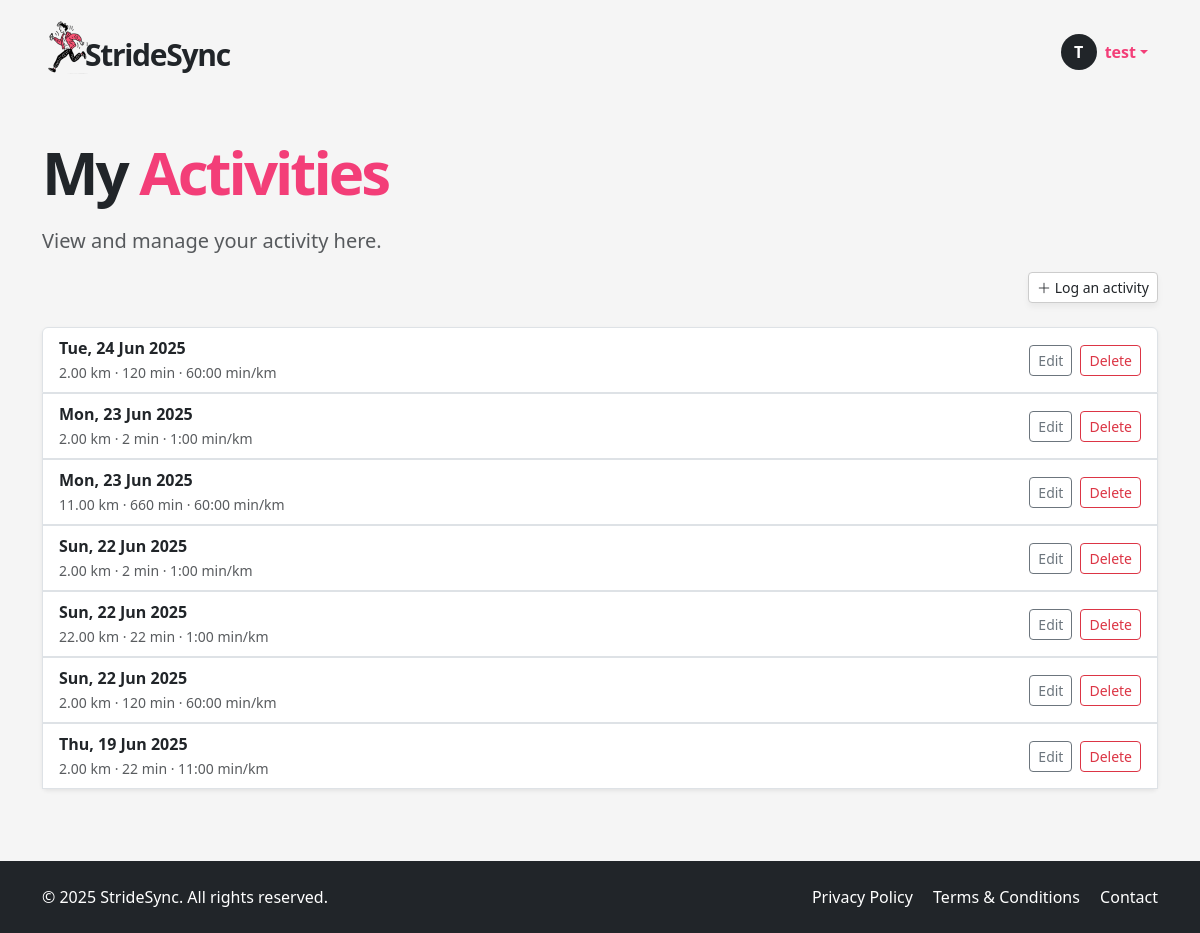
/my-activities (signed in), run on the app's committed database.
### app/models.py (models this page shows, shortened)
class User(UserMixin, db.Model):
    __tablename__ = "users"
    id = sa.Column(sa.Integer, primary_key=True)
    email = sa.Column(sa.String(120), unique=True, nullable=False, index=True)
    password_hash = sa.Column(sa.String(256))
    username = sa.Column(sa.String(64), unique=True, nullable=False, index=True)
    role = sa.Column(sa.Enum(UserRole), default=UserRole.USER, nullable=False)
    is_verified = sa.Column(sa.Boolean, default=False)
    verification_token = sa.Column(sa.String(128), nullable=False, default=lambda: secrets.token_urlsafe(32))
    unit_preference = Column(String(2), default='km')  # 'km' or 'mi'
    notify_group_activity = Column(Boolean, default=True)
    is_public_profile = Column(Boolean, default=False)
    reset_token = db.Column(db.String, nullable=True)
    reset_token_expiry = db.Column(db.DateTime, nullable=True)
    runs = so.relationship("Run", back_populates="user", cascade="all, delete-orphan")
    groups = so.relationship("Group", secondary=user_groups, back_populates="members")
    admin_of_groups = so.relationship("Group", secondary=group_admins, back_populates="admins")

class Run(db.Model):
    __tablename__ = "runs"
    id = sa.Column(sa.Integer, primary_key=True)
    date = sa.Column(sa.DateTime(timezone=True), index=True)
    distance = sa.Column(Numeric(precision=8, scale=2))  # replaces sa.Integer
    time = sa.Column(sa.Integer)      # seconds (duration)
    pace = sa.Column(sa.Integer)      # seconds per km
    user_id = sa.Column(sa.Integer, sa.ForeignKey("users.id"), index=True)
    user = so.relationship("User", back_populates="runs")
    groups = so.relationship("Group", secondary=run_groups, back_populates="runs")

### app/routes.py (the view)
@app.route('/my-activities')
@login_required
def my_activities():
    runs = db.session.scalars(
        sa.select(Run).where(Run.user_id == current_user.id).order_by(Run.date.desc())
    ).all()
    form = LogActivityForm()
    form.groups.choices = [(g.id, g.name) for g in current_user.groups]
    edit_form = EditRunForm()
    edit_form.groups.choices = [(g.id, g.name) for g in current_user.groups]
    delete_form = DeleteRunForm()
    return render_template(
        "my_activities.html",
        runs=runs,
        form=form,
        edit_form=edit_form,
        delete_form=delete_form,
        user=current_user
    )

### app/models.py (called while the page is built)
@login.user_loader
def load_user(id):
    return db.session.get(User, int(id))

### app/templates/my_activities.html (shortened to what this page needs)
{% extends "base.html" %}
{% block content %}
<section class="py-5">
  <div class="container">
    <h1 class="display-4 fw-bold mb-4 hero-title">My <span>Activities</span></h1>
    <p class="lead text-muted ">View and manage your activity here.</p>
    <div class="mb-4 justify-content-end d-flex">
      <a href="#" class="btn btn-soft btn-sm" data-bs-toggle="modal" data-bs-target="#logActivityModal">
          <i class="bi bi-plus-lg"></i> Log an activity
        </a>
    </div>
    {% if runs %}
    <div class="list-group shadow-sm">
      {% for run in runs %}
        <div class="list-group-item d-flex justify-content-between align-items-center">
          <div>
            <strong>{{ run.date.strftime('%a, %d %b %Y') }}</strong><br>
            <small class="text-muted">
              {{ run.distance }} km · {{ run.time // 60 }} min ·
              {{ "%d:%02d" % (run.pace // 60, run.pace % 60) }} min/km
            </small>
          </div>
          <div class="d-flex gap-2">
            <button class="btn btn-sm btn-outline-secondary" data-bs-toggle="modal" data-bs-target="#editRunModal{{ run.id }}">Edit</button>
            <button class="btn btn-sm btn-outline-danger" data-bs-toggle="modal" data-bs-target="#deleteRunModal{{ run.id }}">Delete</button>
          </div>
        </div>
                    {% set selected_group_ids = run.groups | map(attribute='id') | list %}
      {% endfor %}
    </div>
    {% else %}
      <p class="text-muted">No runs logged yet. Start by adding a new one.</p>
    {% endif %}
  </div>
</section>
{% endblock %}

### app/templates/base.html (shortened to what this page needs)
<!DOCTYPE html>
<html lang="en">
<head>
  <link href="https://cdn.jsdelivr.net/npm/bootstrap@5.3.6/dist/css/bootstrap.min.css" rel="stylesheet">
  <link href="https://cdn.jsdelivr.net/npm/bootstrap-icons@1.10.5/font/bootstrap-icons.css" rel="stylesheet">
  <link rel="stylesheet" href="{{ url_for('static', filename='style.css') }}">
</head>
<body>
  <header>
    <nav class="navbar">
      <div class="container d-flex justify-content-between align-items-center py-2">
        <a href="/index" class="text-decoration-none logo-container d-flex align-items-center">
          <img src="{{ url_for('static', filename='img/icon.png') }}" width="50px" style="margin-right: -15px !important;" alt="StrideSync logo">
          <p class="logo mb-0 ms-2">StrideSync</p>
        </a>
        <ul class="navbar-nav flex-row align-items-center mb-0 menubox">
          {% if current_user.is_anonymous %}
            <li class="nav-item">
              <a class="btn btn-dark px-4" href="{{ url_for('login') }}">LOGIN</a>
            </li>
          {% else %}
            <li class="nav-item dropdown">
              <a class="nav-link dropdown-toggle d-flex align-items-center" href="#" id="userDropdown" role="button" data-bs-toggle="dropdown" aria-expanded="false">
                <div class="avatar-circle bg-dark text-white rounded-circle d-flex justify-content-center align-items-center me-2" style="width: 36px; height: 36px; font-weight: bold;">
                  {{ current_user.username[0]|upper }}
                </div>
                <span class="fw-semibold text-truncate d-inline-block username-truncate" title="{{ current_user.username }}">
                  {{ current_user.username }}
                </span>
              </a>
            </li>
          {% endif %}
        </ul>
      </div>
    </nav>
  </header>
  <main>
    {% block content %}{% endblock %}
  </main>
  <footer class="bg-dark text-white py-4">
    <div class="container d-flex flex-column flex-md-row justify-content-between align-items-center">
      <div class="mb-2 mb-md-0">
        &copy; 2025 StrideSync. All rights reserved.
      </div>
      <div>
        <a href="/privacy" class="text-white text-decoration-none me-3">Privacy Policy</a>
        <a href="/terms" class="text-white text-decoration-none me-3">Terms & Conditions</a>
        <a href="/contact" class="text-white text-decoration-none">Contact</a>
      </div>
    </div>
  </footer>
</body>
</html>

### app/static/style.css (style rules this page uses)
html, body { height: 100%; margin: 0; display: flex; flex-direction: column; scroll-behavior: smooth; }
body { background-color: #f5f5f5; }
main { flex: 1; }
a { color: #f33e78; }
.logo { font-size: 30px; font-weight: 700; letter-spacing: -1.3px; margin-top: 15px; }
.logo-container { color: unset; }
.hero-title { font-weight: 900 !important; font-size: 60px; letter-spacing: -3px; line-height: 60px; }
.hero-title span { color: #f33e78; }
.btn-soft, .btn-soft-white { background: white; border: 1px solid #ccc; box-shadow: 0 4px 6px rgba(0,0,0,0.05); }
.nav-link { color: #f33e78 !important; }
.menubox { margin-top: 10px; margin-right: 10px; }
footer { background-color: #333; }
.username-truncate { max-width: 100px; overflow: hidden; text-overflow: ellipsis; white-space: nowrap; vertical-align: middle; }

### data on the page
User: username "T", username "test"
Run: date "Tue, 24 Jun 2025", distance "2.00", time "120", pace "60:00"
Run: date "Mon, 23 Jun 2025", distance "2.00", time "2", pace "1:00"
Run: date "Mon, 23 Jun 2025", distance "11.00", time "660", pace "60:00"
Run: date "Sun, 22 Jun 2025", distance "2.00", time "2", pace "1:00"
Run: date "Sun, 22 Jun 2025", distance "22.00", time "22", pace "1:00"
Run: date "Sun, 22 Jun 2025", distance "2.00", time "120", pace "60:00"
Run: date "Thu, 19 Jun 2025", distance "2.00", time "22", pace "11:00"
